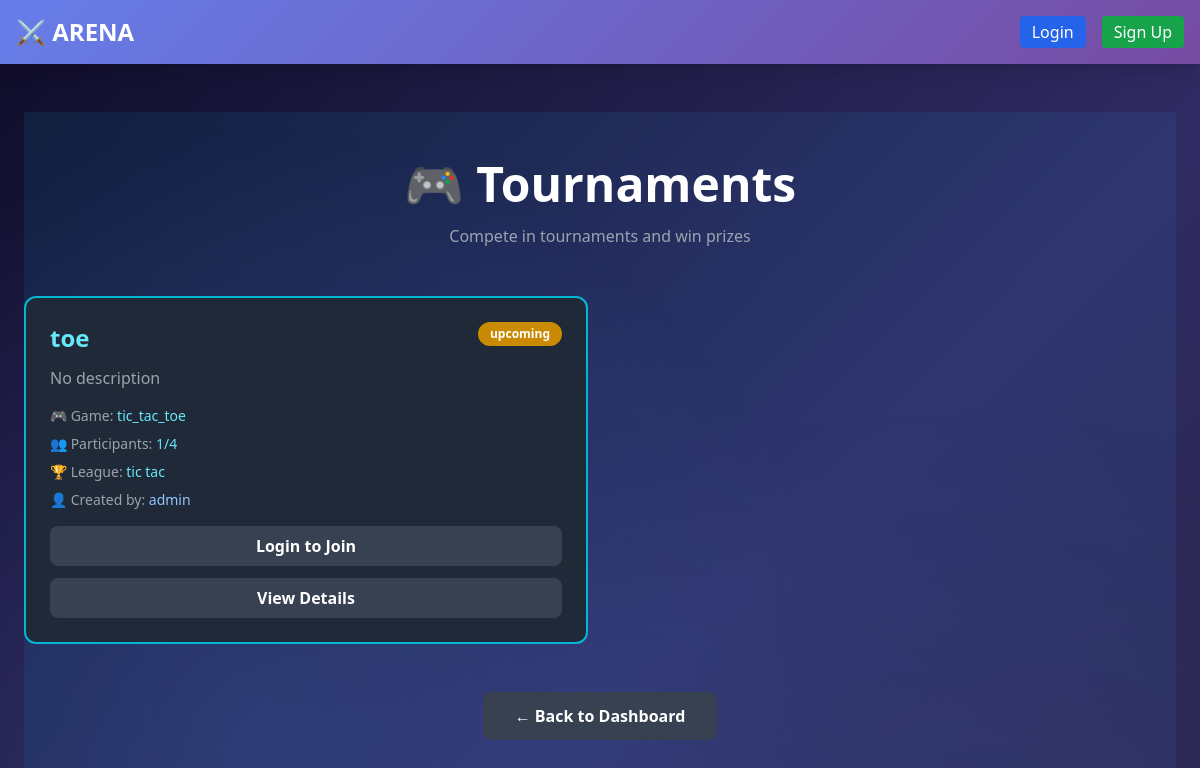
/tournaments, run on the app's committed database.
### models.py (models this page shows)
class Tournament(db.Model):
    id = db.Column(db.Integer, primary_key=True)
    name = db.Column(db.String(200), nullable=False)
    description = db.Column(db.Text)
    game_type = db.Column(db.String(20), nullable=False)  # tic_tac_toe, checkers, maze
    league_id = db.Column(db.Integer, db.ForeignKey('league.id'), nullable=True)
    league = db.relationship('League', backref='tournaments')
    status = db.Column(db.String(20), default='upcoming')  # upcoming, ongoing, completed
    start_date = db.Column(db.DateTime, nullable=True)
    end_date = db.Column(db.DateTime, nullable=True)
    max_participants = db.Column(db.Integer)
    created_by = db.Column(db.Integer, db.ForeignKey('user.id'), nullable=False)
    created_at = db.Column(db.DateTime, default=datetime.utcnow)
    updated_at = db.Column(db.DateTime, default=datetime.utcnow, onupdate=datetime.utcnow)
    participants = db.relationship('TournamentParticipant', backref='tournament', lazy=True, cascade='all, delete-orphan')

class League(db.Model):
    id = db.Column(db.Integer, primary_key=True)
    name = db.Column(db.String(200), nullable=False, unique=True)
    description = db.Column(db.Text)
    game_type = db.Column(db.String(20), nullable=False)  # tic_tac_toe, checkers, maze
    status = db.Column(db.String(20), default='active')  # active, inactive, archived
    created_by = db.Column(db.Integer, db.ForeignKey('user.id'), nullable=False)
    created_at = db.Column(db.DateTime, default=datetime.utcnow)
    updated_at = db.Column(db.DateTime, default=datetime.utcnow, onupdate=datetime.utcnow)
    members = db.relationship('LeagueMember', backref='league', lazy=True, cascade='all, delete-orphan')

class User(UserMixin, db.Model):
    id = db.Column(db.Integer, primary_key=True)
    username = db.Column(db.String(80), unique=True, nullable=False)
    password = db.Column(db.String(200), nullable=False)
    role = db.Column(db.String(20), nullable=False)  # player or admin
    created_at = db.Column(db.DateTime, default=datetime.utcnow)
    advertisements = db.relationship('Advertisement', backref='advertiser', lazy=True, cascade='all, delete-orphan')
    leagues_created = db.relationship('League', backref='creator', lazy=True, cascade='all, delete-orphan', foreign_keys='League.created_by')
    tournaments_created = db.relationship('Tournament', backref='creator', lazy=True, cascade='all, delete-orphan', foreign_keys='Tournament.created_by')
    league_memberships = db.relationship('LeagueMember', backref='user', lazy=True, cascade='all, delete-orphan')
    tournament_participations = db.relationship('TournamentParticipant', backref='user', lazy=True, cascade='all, delete-orphan')

### ads.py (the view)
@ads_bp.route("/tournaments")
def tournaments():
    tournaments = Tournament.query.filter(Tournament.status != 'completed').all()
    return render_template("tournaments.html", tournaments=tournaments)

### templates/tournaments.html (shortened to what this page needs)
{% extends "base.html" %}
{% block content %}
<div class="max-w-6xl mx-auto tournaments-bg min-h-screen py-12">
  <h1 class="text-5xl font-bold mb-4 text-center scale-in">🎮 Tournaments</h1>
  <p class="text-gray-400 text-center mb-12 fade-in">Compete in tournaments and win prizes</p>
  {% if not tournaments %}
  <div class="bg-gray-800 p-8 rounded-xl text-center border-2 border-gray-600">
    <p class="text-gray-400">No tournaments available yet.</p>
    <a href="/dashboard" class="mt-4 inline-block bg-blue-600 hover:bg-blue-700 text-white font-bold py-2 px-6 rounded-lg transition">Back to Dashboard</a>
  </div>
  {% else %}
  <div class="grid grid-cols-1 md:grid-cols-2 gap-6">
    {% for tournament in tournaments %}
    <div class="bg-gray-800 p-6 rounded-xl border-2 border-cyan-500 hover:border-cyan-400 transition card-hover">
      <div class="flex justify-between items-start mb-3">
        <h2 class="text-2xl font-bold text-cyan-300">{{ tournament.name }}</h2>
        <span class="px-3 py-1 rounded-full text-xs font-bold {% if tournament.status == 'upcoming' %}bg-yellow-600{% elif tournament.status == 'ongoing' %}bg-green-600{% else %}bg-gray-600{% endif %} text-white">
          {{ tournament.status }}
        </span>
      </div>
      <p class="text-gray-400 mb-4">{{ tournament.description or 'No description' }}</p>
      <div class="space-y-2 mb-4 text-sm text-gray-400">
        <p>🎮 Game: <span class="text-cyan-300">{{ tournament.game_type }}</span></p>
        <p>👥 Participants: <span class="text-cyan-300">{{ tournament.participants|length }}/{{ tournament.max_participants or 'Unlimited' }}</span></p>
        {% if tournament.league %}
        <p>🏆 League: <span class="text-cyan-300">{{ tournament.league.name }}</span></p>
        {% endif %}
        <p>👤 Created by: <span class="text-blue-300">{{ tournament.creator.username }}</span></p>
      </div>
      {% if current_user.is_authenticated %}
        {% set is_participant = tournament.participants|selectattr('user_id', 'equalto', current_user.id)|list|length > 0 %}
        {% if is_participant %}
          <button class="w-full bg-green-600 text-white font-bold py-2 rounded-lg cursor-not-allowed opacity-75">✓ Registered</button>
        {% elif tournament.status == 'completed' %}
          <button class="w-full bg-gray-600 text-white font-bold py-2 rounded-lg cursor-not-allowed">Tournament Ended</button>
        {% elif tournament.max_participants and tournament.participants|length >= tournament.max_participants %}
          <button class="w-full bg-gray-600 text-white font-bold py-2 rounded-lg cursor-not-allowed">Tournament Full</button>
        {% else %}
          <form method="POST" action="/join-tournament" style="display:inline;width:100%;">
            <input type="hidden" name="tournament_id" value="{{ tournament.id }}">
            <button type="submit" class="w-full bg-blue-600 hover:bg-blue-700 text-white font-bold py-2 rounded-lg transition button-hover">Join Tournament</button>
          </form>
        {% endif %}
      {% else %}
        <a href="/login" class="block text-center bg-gray-700 hover:bg-gray-600 text-white font-bold py-2 rounded-lg transition">Login to Join</a>
      {% endif %}
      <a href="/tournament/{{ tournament.id }}" class="block text-center mt-3 bg-gray-700 hover:bg-gray-600 text-white font-bold py-2 rounded-lg transition">View Details</a>
    </div>
    {% endfor %}
  </div>
  {% endif %}
  <div class="mt-12 text-center">
    <a href="/dashboard" class="inline-block bg-gray-700 hover:bg-gray-600 text-white font-bold py-3 px-8 rounded-lg transition">← Back to Dashboard</a>
  </div>
</div>
{% endblock %}

### templates/base.html (style rules this page uses)
.fade-in { animation: fadeIn 0.5s ease-out; }
.scale-in { animation: scaleIn 0.4s ease-out; }
.card-hover { transition: all 0.3s ease; }
body { background: linear-gradient(135deg, #0f0c29 0%, #302b63 50%, #24243e 100%); background-attachment: fixed; background-repeat: no-repeat; min-height: 100vh; }
body::before { content: ''; position: fixed; top: 0; left: 0; right: 0; bottom: 0; background-image: radial-gradient(circle at 20% 50%, rgba(102, 126, 234, 0.15) 0%, transparent 50%), radial-gradient(circle at 80% 80%, rgba(118, 75, 162, 0.15) 0%, transparent 50%); pointer-events: none; z-index: 1; }

### templates/tournaments.html (style rules this page uses)
.tournaments-bg { background: linear-gradient(135deg, rgba(6, 182, 212, 0.1) 0%, rgba(59, 130, 246, 0.1) 100%); background-attachment: fixed; }

### data on the page
Tournament: name "toe", status "upcoming", description "No description", game_type "tic_tac_toe", participants|length "1", max_participants "4", league.name "tic tac", creator.username "admin"
